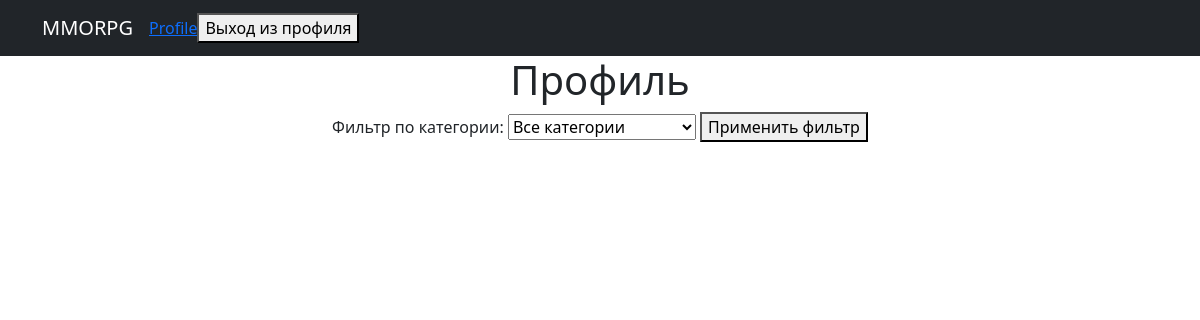
The app's page /posts/profile (signed in), older data.
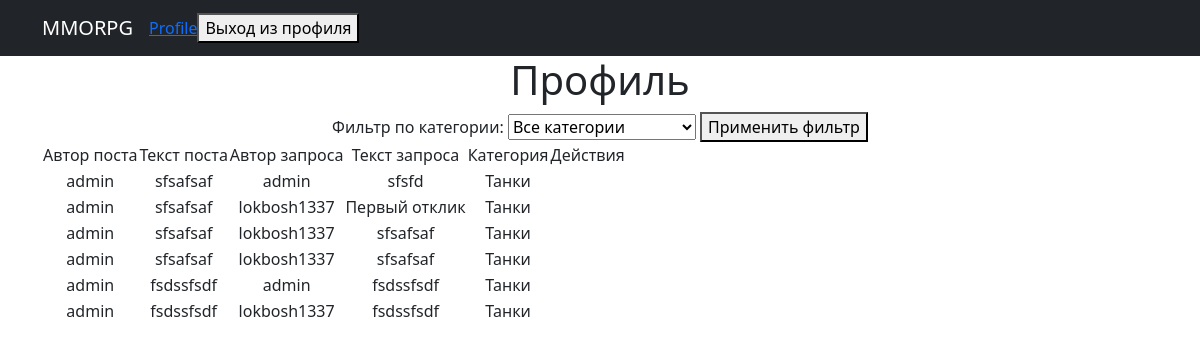
The same page, newer data.
### simpleapp/models.py (models this page shows, shortened)
class Response(models.Model):
    STATUS = (
        ('undefined', 'Неопределенный'),
        ('accepted', 'Принят'),
        ('rejected', 'Отклонен'),
    )
    author = models.ForeignKey(User, on_delete=models.CASCADE)
    post = models.ForeignKey(Post, on_delete=models.CASCADE)
    text = models.TextField(max_length=128,)
    status = models.CharField(max_length=10, choices=STATUS, default='undefined')

class Post(models.Model):
    tanks = 'TK'
    heals = 'HL'
    damage_dealers = 'DD'
    vendors = 'VD'
    guildmasters = 'GM'
    quest_giver = 'QG'
    smiths = 'SM'
    skinners = 'SK'
    potion_masters = 'PM'
    enchanters = 'EH'
    CATEGORY_CHOICES = (
        (tanks,'Танки'),(heals,'Хилы'),(damage_dealers,'Дамагеры'),(vendors,'Торговцы'),(guildmasters,'Гильдмастера'),
        (quest_giver,'Квестгиверы'),(smiths,'Кузнецы'),(skinners,'Кожевники'),(potion_masters,'Зельевары'),(enchanters,'Мастера заклинаний')
    )
    author = models.ForeignKey(User,on_delete=models.CASCADE)
    text = RichTextField()
    category = models.CharField(max_length=2,choices=CATEGORY_CHOICES,default=tanks)
    dateCreation = models.DateTimeField(auto_now_add=True)
    title = models.CharField(max_length=128)

### simpleapp/views.py (the view)
# urls.py: path('profile',profile,name='profile'),
@login_required
def profile(request):
    posts = Post.objects.filter(author=request.user)
    responses = Response.objects.filter(post__in=posts)
    profile_post_id = request.GET.get('post_id')
    category_filter = request.GET.get('category')
    if profile_post_id:
        responses = responses.filter(post_id=profile_post_id)
    if category_filter:
        responses = responses.filter(post__category=category_filter)
    return render(request, 'profile.html', {'user': request.user, 'responses': responses})

### templates/profile.html (shortened to what this page needs)
{% extends 'flatpages/default.html' %}
{% block content %}
<h1>Профиль</h1>
<form method="get">
    <label for="category">Фильтр по категории:</label>
    <select name="category" id="category">
        <option value="">Все категории</option>
    </select>
    <button type="submit">Применить фильтр</button>
</form>
{% if responses %}
<table>
    <tr>
        <td>Автор поста</td>
        <td>Текст поста</td>
        <td>Автор запроса</td>
        <td>Текст запроса</td>
        <td>Категория</td>
        <td>Действия</td>
    </tr>
    {% for response in responses %}
        <tr>
            <td>{{ response.post.author.username }}</td>
            <td>{{ response.post.text|safe }}</td>
            <td>{{ response.author }}</td>
            <td>{{ response.text }}</td>
            <td>{{ response.post.get_category_display }}</td>
            <td>
            </td>
        </tr>
    {% endfor %}
</table>
{% endif %}
{% endblock content %}

### templates/flatpages/default.html (shortened to what this page needs)
<!DOCTYPE html>
{% load static %}
<html lang="en">
    <head>
        <link href="{% static 'css/styles.css' %}" rel="stylesheet" />
    </head>
    <body>
        <nav class="navbar navbar-expand-lg navbar-dark bg-dark static-top">
            <div class="container">
                <a class="navbar-brand" href="http://127.0.0.1:8000/posts/">MMORPG</a>
                <a class="button" href="http://127.0.0.1:8000/posts/profile">Profile</a>
                <form method="post" action="{% url 'logout' %}">
                    <button type="submit">Выход из профиля</button>
                  </form>
            </div>
         </nav>
        <div class="container">
            <div class="row">
                <div class="col-lg-12 text-center">
                    {% block content %}{% endblock content %}
                </div>
            </div>
         </div>
    </body>
</html>

Row changes from the older to the newer data that the page shows:
added Response: post.author.username "admin", post.text "sfsafsaf", author "admin", text "sfsfd", post.category "Танки"
added Response: post.author.username "admin", post.text "sfsafsaf", author "lokbosh1337", text "Первый отклик", post.category "Танки"
added Response: post.author.username "admin", post.text "sfsafsaf", author "lokbosh1337", text "sfsafsaf", post.category "Танки"
added Response: post.author.username "admin", post.text "sfsafsaf", author "lokbosh1337", text "sfsafsaf", post.category "Танки"
added Response: post.author.username "admin", post.text "fsdssfsdf", author "admin", text "fsdssfsdf", post.category "Танки"
added Response: post.author.username "admin", post.text "fsdssfsdf", author "lokbosh1337", text "fsdssfsdf", post.category "Танки"
Text that changed along with them:
text now shown: "Автор поста Текст поста Автор запроса Текст запроса Категория Действия"
